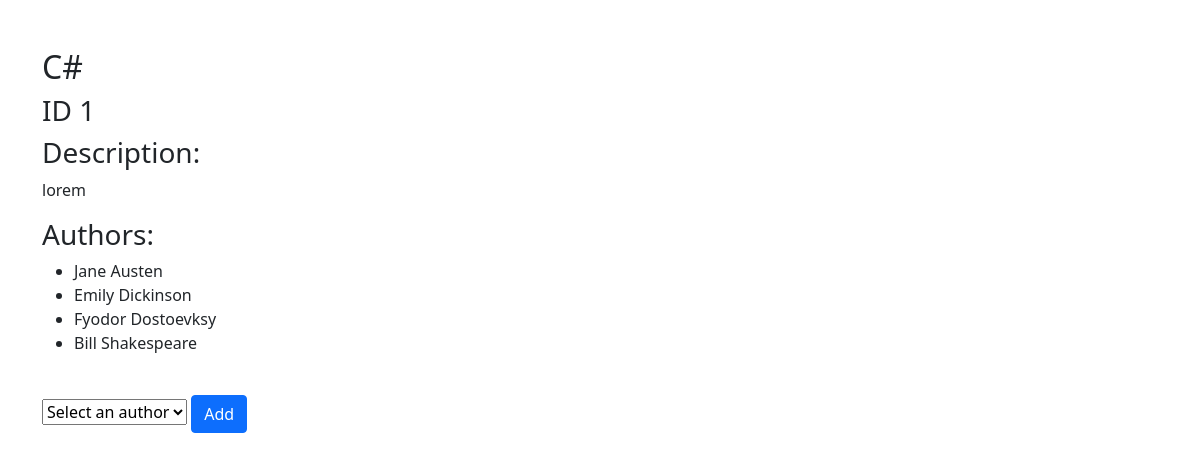
Page /books/1/ on the committed database.
### books_authors_app/models.py (models this page shows, shortened)
class Book(models.Model):
    title = models.CharField(max_length=255)
    desc = models.TextField()
    created_at = models.DateTimeField(auto_now_add=True)
    updated_at = models.DateTimeField(auto_now=True)

class Author(models.Model):
    first_name = models.CharField(max_length=45)
    last_name = models.CharField(max_length=45)
    books = models.ManyToManyField(Book, related_name="authors")
    notas = models.TextField()
    created_at = models.DateTimeField(auto_now_add=True)
    updated_at = models.DateTimeField(auto_now=True)

### books_authors_app/views.py (the view)
# urls.py: path('books/<int:num>/', views.rutasl),
def rutasl(request, num):
    context = {
        'libro': Book.objects.get(id=num),
        'autores': Book.objects.get(id=num).authors.all(),
        'autores1': Author.objects.all()
    }
    return render(request, 'libros_2.html', context)

### books_authors_app/templates/libros_2.html (shortened to what this page needs)
<!DOCTYPE html>
<html lang="en">
<head>
    {% load static %}
    <link rel="stylesheet" href="{% static 'css/bootstrap.min.css' %}">
</head>
<body>
    <div class="container mt-5">
        <div class="row">
            <div class='col-12'>
                <h2 class='d-block'>{{libro.title}}</h2>
                <h3 class='d-block'> ID {{libro.id}}</h3>
                <h3 class='d-inline-block col-3'> Description:</h3>
                <p class='d-inline-block col-9'>{{libro.desc}}</p>
            </div>
        </div>
        <div class='row'>
            <div class='col-12'>
                <h3>Authors:</h3>
                <ul>
                    {% for autor in autores %}
                    <li>{{autor.first_name}} {{autor.last_name}}</li>
                    {% endfor %}
                </ul>
            </div>
        </div>
        <div class='row'>
            <form action ='/asociara' method ='post'>
            <div class='mt-4'>
                <select class='from-select' name = "autores">
                    <option value="">Select an author</option>
                </select>
                <button type="submit" class="btn btn-primary">Add</button>
            </div>
        </div>
    </div>
    {% load static %}
</body>
</html>

### rows in the picture
Book: title "C#", id "1", desc "lorem"
Author: first_name "Jane", last_name "Austen"
Author: first_name "Emily", last_name "Dickinson"
Author: first_name "Fyodor", last_name "Dostoevksy"
Author: first_name "Bill", last_name "Shakespeare"
